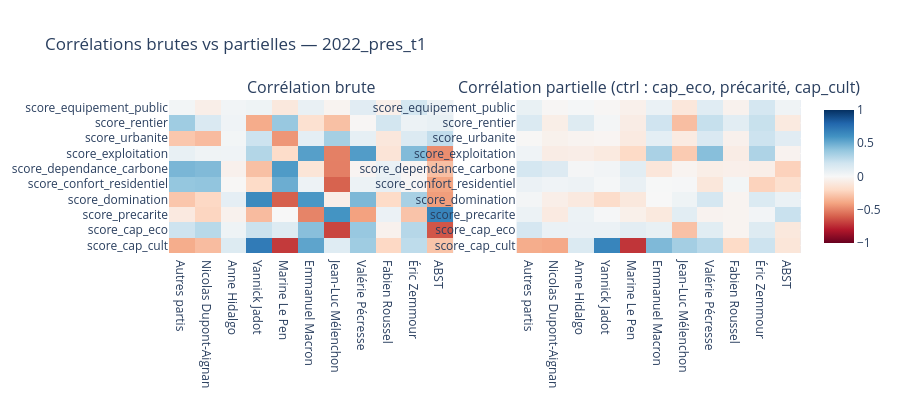

The cell this chart's notebook holds for it:
### Markdown cell above
### 1.2 Corrélations partielles pondérées

Corrélation entre variable X et score du parti, en contrôlant pour le revenu médian, le chômage et le % de diplômés supérieurs.

### Code cell
# Confounders à contrôler
CONFOUNDERS = [v for v in ['score_cap_eco', 'score_precarite', 'score_cap_cult']
               if v in merged_s1.columns]


def partial_weighted_corr(x, y, controls, weights):
    """Corrélation partielle pondérée : corrélation des résidus de x et y après régression sur controls."""
    mask = np.isfinite(x) & np.isfinite(y) & np.all(np.isfinite(controls), axis=1) & np.isfinite(weights)
    if mask.sum() < 20:
        return np.nan
    x_, y_, C, w_ = x[mask], y[mask], controls[mask], weights[mask]
    w_ = w_ / w_.sum()

    def resid(v, C, w):
        C_w = C * np.sqrt(w[:, None])
        v_w = v * np.sqrt(w)
        coef, *_ = np.linalg.lstsq(C_w, v_w, rcond=None)
        return v - C @ coef

    Cfull = np.column_stack([np.ones(len(x_)), C])
    return weighted_corr(resid(x_, Cfull, w_), resid(y_, Cfull, w_), w_)


C = merged_s1[CONFOUNDERS].fillna(0).values
partial_mat = pd.DataFrame(index=VARS_S1, columns=parties_s1, dtype=float)
for party in parties_s1:
    y = merged_s1[f'score_{party}'].values
    for var in VARS_S1:
        if var in CONFOUNDERS:
            # Pas de partial corr d'un confounder avec lui-même
            other_C = np.column_stack([merged_s1[c].fillna(0).values for c in CONFOUNDERS if c != var])
            partial_mat.loc[var, party] = partial_weighted_corr(
                merged_s1[var].values, y, other_C, w)
        else:
            partial_mat.loc[var, party] = partial_weighted_corr(
                merged_s1[var].values, y, C, w)

partial_mat_f = partial_mat.astype(float).loc[row_order]

# Comparaison brute vs partielle côte à côte
fig = make_subplots(rows=1, cols=2,
                    subplot_titles=['Corrélation brute', 'Corrélation partielle (ctrl : cap_eco, précarité, cap_cult)'])
for col_idx, mat in enumerate([corr_mat_f, partial_mat_f], 1):
    fig.add_trace(go.Heatmap(
        z=mat.values, x=col_labels, y=list(mat.index),
        colorscale='RdBu', zmid=0, zmin=-1, zmax=1,
        showscale=(col_idx == 2),
        hovertemplate='%{y} × %{x} : %{z:.3f}<extra></extra>'
    ), row=1, col=col_idx)

fig.update_layout(title=f'Corrélations brutes vs partielles — {ELEC_S1}',
                  height=max(400, len(VARS_S1) * 28))
fig.show()

### Figure 1 — Plotly figure (JSON) as saved in the notebook; plotly's stock layout.template omitted (floating-point values rounded to 4 significant figures)
{"data": [{"colorscale": [[0, "rgb(103,0,31)"], [0.1, "rgb(178,24,43)"], [0.2, "rgb(214,96,77)"], [0.3, "rgb(244,165,130)"], [0.4, "rgb(253,219,199)"], [0.5, "rgb(247,247,247)"], [0.6, "rgb(209,229,240)"], [0.7, "rgb(146,197,222)"], [0.8, "rgb(67,147,195)"], [0.9, "rgb(33,102,172)"], [1, "rgb(5,48,97)"]], "hovertemplate": "%{y} × %{x} : %{z:.3f}<extra></extra>", "showscale": false, "type": "heatmap", "x": ["Autres partis", "Nicolas Dupont-Aignan", "Anne Hidalgo", "Yannick Jadot", "Marine Le Pen", "Emmanuel Macron", "Jean-Luc Mélenchon", "Valérie Pécresse", "Fabien Roussel", "Éric Zemmour", "ABST"], "xaxis": "x", "y": ["score_cap_cult", "score_cap_eco", "score_precarite", "score_domination", "score_confort_residentiel", "score_dependance_carbone", "score_exploitation", "score_urbanite", "score_rentier", "score_equipement_public"], "yaxis": "y", "z": [[-0.3713, -0.3145, 0.138, 0.7084, -0.7064, 0.5305, 0.1254, 0.359, -0.2063, 0.259, -0.2857], [0.2097, 0.2781, 0.04474, 0.2181, 0.13, 0.4223, -0.6738, 0.3797, -0.04306, 0.2863, -0.6278], [-0.09763, -0.2174, -0.04155, -0.317, 0.0006445, -0.4966, 0.5971, -0.4094, 0.06449, -0.2876, 0.6664], [-0.2775, -0.207, 0.09674, 0.6408, -0.5993, 0.5829, -0.06158, 0.4538, -0.1942, 0.329, -0.4217], [0.3905, 0.3996, -0.008103, -0.1945, 0.4963, 0.05311, -0.5915, 0.06036, 0.08497, -0.01292, -0.3977], [0.461, 0.4421, -0.04779, -0.3005, 0.5693, -0.1313, -0.5089, -0.02608, 0.07059, -0.01881, -0.305], [0.07663, 0.04341, 0.04163, 0.2957, -0.1859, 0.553, -0.5078, 0.5633, -0.1349, 0.4401, -0.4698], [-0.2757, -0.3172, 0.02549, 0.2136, -0.4429, 0.09902, 0.3393, 0.08754, -0.114, 0.1424, 0.2482], [0.3583, 0.1516, 0.04005, -0.3728, 0.3812, -0.1582, -0.301, -0.0133, 0.1898, 0.05602, 0.08107], [0.02547, -0.06342, 0.03206, 0.04937, -0.1096, 0.07358, -0.02979, 0.1169, -0.05973, 0.182, 0.0543]], "zmax": 1, "zmid": 0, "zmin": -1}, {"colorscale": [[0, "rgb(103,0,31)"], [0.1, "rgb(178,24,43)"], [0.2, "rgb(214,96,77)"], [0.3, "rgb(244,165,130)"], [0.4, "rgb(253,219,199)"], [0.5, "rgb(247,247,247)"], [0.6, "rgb(209,229,240)"], [0.7, "rgb(146,197,222)"], [0.8, "rgb(67,147,195)"], [0.9, "rgb(33,102,172)"], [1, "rgb(5,48,97)"]], "hovertemplate": "%{y} × %{x} : %{z:.3f}<extra></extra>", "showscale": true, "type": "heatmap", "x": ["Autres partis", "Nicolas Dupont-Aignan", "Anne Hidalgo", "Yannick Jadot", "Marine Le Pen", "Emmanuel Macron", "Jean-Luc Mélenchon", "Valérie Pécresse", "Fabien Roussel", "Éric Zemmour", "ABST"], "xaxis": "x2", "y": ["score_cap_cult", "score_cap_eco", "score_precarite", "score_domination", "score_confort_residentiel", "score_dependance_carbone", "score_exploitation", "score_urbanite", "score_rentier", "score_equipement_public"], "yaxis": "y2", "z": [[-0.3707, -0.3835, 0.1452, 0.6631, -0.7202, 0.447, 0.3444, 0.2818, -0.1951, 0.2137, -0.123], [0.1756, 0.07033, 0.06371, 0.06381, 0.1073, 0.07965, -0.2955, 0.1158, -0.02914, 0.1311, -0.1095], [0.05675, -0.09039, 0.06014, 0.008362, -0.05222, -0.1032, 0.1095, -0.03486, -0.02837, 0.02881, 0.224], [0.02108, -0.06142, -0.09805, -0.1827, -0.1074, -0.001636, 0.04573, 0.1776, -0.02975, 0.1492, 0.06921], [0.06317, 0.04266, 0.05402, 0.01392, 0.07516, 0.004347, 0.01006, -0.1164, 0.02509, -0.2287, -0.1648], [0.1801, 0.1394, 0.01687, 0.02949, 0.1088, -0.1224, -0.03047, -0.0664, -0.05622, -0.06181, -0.2318], [0.03972, -0.07648, -0.06793, -0.09418, -0.1996, 0.3249, -0.2606, 0.4248, -0.07647, 0.3107, -0.0354], [-0.006595, -0.04503, -0.02713, -0.02249, -0.09316, 0.09793, -0.08866, 0.1516, -0.04747, 0.2138, 0.1177], [0.1477, -0.06683, 0.1297, 0.02241, -0.07675, 0.2035, -0.3068, 0.2336, 0.1101, 0.2281, -0.09486], [0.07211, -0.01281, 0.01333, -0.01339, -0.05008, 0.06802, -0.1178, 0.1194, -0.03974, 0.1803, 0.0442]], "zmax": 1, "zmid": 0, "zmin": -1}], "layout": {"annotations": [{"font": {"size": 16}, "showarrow": false, "text": "Corrélation brute", "x": 0.225, "xanchor": "center", "xref": "paper", "y": 1, "yanchor": "bottom", "yref": "paper"}, {"font": {"size": 16}, "showarrow": false, "text": "Corrélation partielle (ctrl : cap_eco, précarité, cap_cult)", "x": 0.775, "xanchor": "center", "xref": "paper", "y": 1, "yanchor": "bottom", "yref": "paper"}], "height": 400, "title": {"text": "Corrélations brutes vs partielles — 2022_pres_t1"}, "xaxis": {"anchor": "y", "domain": [0, 0.45]}, "xaxis2": {"anchor": "y2", "domain": [0.55, 1]}, "yaxis": {"anchor": "x", "domain": [0, 1]}, "yaxis2": {"anchor": "x2", "domain": [0, 1]}}}
